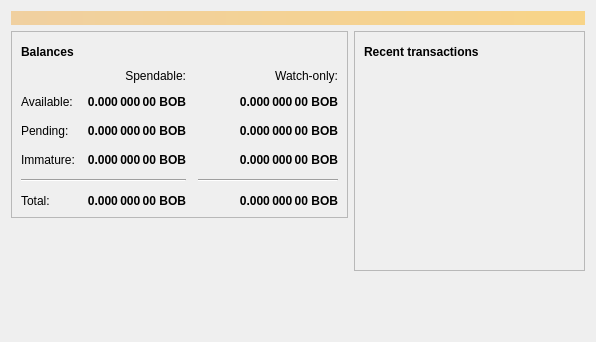
<?xml version="1.0" encoding="UTF-8"?>
<ui version="4.0">
 <class>OverviewPage</class>
 <widget class="QWidget" name="OverviewPage">
  <property name="geometry">
   <rect>
    <x>0</x>
    <y>0</y>
    <width>596</width>
    <height>342</height>
   </rect>
  </property>
  <property name="windowTitle">
   <string>Form</string>
  </property>
  <layout class="QVBoxLayout" name="topLayout">
   <item>
    <widget class="QLabel" name="labelAlerts">
     <property name="visible">
      <bool>false</bool>
     </property>
     <property name="styleSheet">
      <string notr="true">QLabel { background-color: qlineargradient(x1: 0, y1: 0, x2: 1, y2: 0, stop:0 #F0D0A0, stop:1 #F8D488); color:#000000; }</string>
     </property>
     <property name="wordWrap">
      <bool>true</bool>
     </property>
     <property name="margin">
      <number>3</number>
     </property>
     <property name="textInteractionFlags">
      <set>Qt::TextSelectableByMouse</set>
     </property>
    </widget>
   </item>
   <item>
    <layout class="QHBoxLayout" name="horizontalLayout" stretch="1,1">
     <item>
      <layout class="QVBoxLayout" name="verticalLayout_2">
       <item>
        <widget class="QFrame" name="frame">
         <property name="frameShape">
          <enum>QFrame::StyledPanel</enum>
         </property>
         <property name="frameShadow">
          <enum>QFrame::Raised</enum>
         </property>
         <layout class="QVBoxLayout" name="verticalLayout_4">
          <item>
           <layout class="QHBoxLayout" name="horizontalLayout_4">
            <item>
             <widget class="QLabel" name="label_5">
              <property name="font">
               <font>
                <weight>75</weight>
                <bold>true</bold>
               </font>
              </property>
              <property name="text">
               <string>Balances</string>
              </property>
             </widget>
            </item>
            <item>
             <widget class="QPushButton" name="labelWalletStatus">
              <property name="enabled">
               <bool>true</bool>
              </property>
              <property name="maximumSize">
               <size>
                <width>30</width>
                <height>16777215</height>
               </size>
              </property>
              <property name="toolTip">
               <string>The displayed information may be out of date. Your wallet automatically synchronizes with the Bobcoin network after a connection is established, but this process has not completed yet.</string>
              </property>
              <property name="text">
               <string/>
              </property>
              <property name="icon">
               <iconset resource="../bitcoin.qrc">
                <normaloff>:/icons/warning</normaloff>
                <disabledoff>:/icons/warning</disabledoff>:/icons/warning</iconset>
              </property>
              <property name="iconSize">
               <size>
                <width>24</width>
                <height>24</height>
               </size>
              </property>
              <property name="flat">
               <bool>true</bool>
              </property>
             </widget>
            </item>
            <item>
             <spacer name="horizontalSpacer_3">
              <property name="orientation">
               <enum>Qt::Horizontal</enum>
              </property>
              <property name="sizeHint" stdset="0">
               <size>
                <width>40</width>
                <height>20</height>
               </size>
              </property>
             </spacer>
            </item>
           </layout>
          </item>
          <item>
           <layout class="QGridLayout" name="gridLayout">
            <property name="spacing">
             <number>12</number>
            </property>
            <item row="2" column="2">
             <widget class="QLabel" name="labelWatchPending">
              <property name="font">
               <font>
                <weight>75</weight>
                <bold>true</bold>
               </font>
              </property>
              <property name="cursor">
               <cursorShape>IBeamCursor</cursorShape>
              </property>
              <property name="toolTip">
               <string>Unconfirmed transactions to watch-only addresses</string>
              </property>
              <property name="text">
               <string notr="true">0.000 000 00 BOB</string>
              </property>
              <property name="alignment">
               <set>Qt::AlignRight|Qt::AlignTrailing|Qt::AlignVCenter</set>
              </property>
              <property name="textInteractionFlags">
               <set>Qt::LinksAccessibleByMouse|Qt::TextSelectableByKeyboard|Qt::TextSelectableByMouse</set>
              </property>
             </widget>
            </item>
            <item row="2" column="1">
             <widget class="QLabel" name="labelUnconfirmed">
              <property name="font">
               <font>
                <weight>75</weight>
                <bold>true</bold>
               </font>
              </property>
              <property name="cursor">
               <cursorShape>IBeamCursor</cursorShape>
              </property>
              <property name="toolTip">
               <string>Total of transactions that have yet to be confirmed, and do not yet count toward the spendable balance</string>
              </property>
              <property name="text">
               <string notr="true">0.000 000 00 BOB</string>
              </property>
              <property name="alignment">
               <set>Qt::AlignRight|Qt::AlignTrailing|Qt::AlignVCenter</set>
              </property>
              <property name="textInteractionFlags">
               <set>Qt::LinksAccessibleByMouse|Qt::TextSelectableByKeyboard|Qt::TextSelectableByMouse</set>
              </property>
             </widget>
            </item>
            <item row="3" column="2">
             <widget class="QLabel" name="labelWatchImmature">
              <property name="font">
               <font>
                <weight>75</weight>
                <bold>true</bold>
               </font>
              </property>
              <property name="cursor">
               <cursorShape>IBeamCursor</cursorShape>
              </property>
              <property name="toolTip">
               <string>Mined balance in watch-only addresses that has not yet matured</string>
              </property>
              <property name="text">
               <string notr="true">0.000 000 00 BOB</string>
              </property>
              <property name="alignment">
               <set>Qt::AlignRight|Qt::AlignTrailing|Qt::AlignVCenter</set>
              </property>
              <property name="textInteractionFlags">
               <set>Qt::LinksAccessibleByMouse|Qt::TextSelectableByKeyboard|Qt::TextSelectableByMouse</set>
              </property>
             </widget>
            </item>
            <item row="4" column="0" colspan="2">
             <widget class="Line" name="line">
              <property name="orientation">
               <enum>Qt::Horizontal</enum>
              </property>
             </widget>
            </item>
            <item row="4" column="2">
             <widget class="Line" name="lineWatchBalance">
              <property name="sizePolicy">
               <sizepolicy hsizetype="Preferred" vsizetype="Fixed">
                <horstretch>0</horstretch>
                <verstretch>0</verstretch>
               </sizepolicy>
              </property>
              <property name="minimumSize">
               <size>
                <width>140</width>
                <height>0</height>
               </size>
              </property>
              <property name="orientation">
               <enum>Qt::Horizontal</enum>
              </property>
             </widget>
            </item>
            <item row="5" column="0">
             <widget class="QLabel" name="labelTotalText">
              <property name="text">
               <string>Total:</string>
              </property>
             </widget>
            </item>
            <item row="3" column="1">
             <widget class="QLabel" name="labelImmature">
              <property name="font">
               <font>
                <weight>75</weight>
                <bold>true</bold>
               </font>
              </property>
              <property name="cursor">
               <cursorShape>IBeamCursor</cursorShape>
              </property>
              <property name="toolTip">
               <string>Mined balance that has not yet matured</string>
              </property>
              <property name="text">
               <string notr="true">0.000 000 00 BOB</string>
              </property>
              <property name="alignment">
               <set>Qt::AlignRight|Qt::AlignTrailing|Qt::AlignVCenter</set>
              </property>
              <property name="textInteractionFlags">
               <set>Qt::LinksAccessibleByMouse|Qt::TextSelectableByKeyboard|Qt::TextSelectableByMouse</set>
              </property>
             </widget>
            </item>
            <item row="2" column="3">
             <spacer name="horizontalSpacer_2">
              <property name="orientation">
               <enum>Qt::Horizontal</enum>
              </property>
              <property name="sizeHint" stdset="0">
               <size>
                <width>40</width>
                <height>20</height>
               </size>
              </property>
             </spacer>
            </item>
            <item row="3" column="0">
             <widget class="QLabel" name="labelImmatureText">
              <property name="text">
               <string>Immature:</string>
              </property>
             </widget>
            </item>
            <item row="5" column="1">
             <widget class="QLabel" name="labelTotal">
              <property name="font">
               <font>
                <weight>75</weight>
                <bold>true</bold>
               </font>
              </property>
              <property name="cursor">
               <cursorShape>IBeamCursor</cursorShape>
              </property>
              <property name="toolTip">
               <string>Your current total balance</string>
              </property>
              <property name="text">
               <string notr="true">0.000 000 00 BOB</string>
              </property>
              <property name="alignment">
               <set>Qt::AlignRight|Qt::AlignTrailing|Qt::AlignVCenter</set>
              </property>
              <property name="textInteractionFlags">
               <set>Qt::LinksAccessibleByMouse|Qt::TextSelectableByKeyboard|Qt::TextSelectableByMouse</set>
              </property>
             </widget>
            </item>
            <item row="5" column="2">
             <widget class="QLabel" name="labelWatchTotal">
              <property name="font">
               <font>
                <weight>75</weight>
                <bold>true</bold>
               </font>
              </property>
              <property name="cursor">
               <cursorShape>IBeamCursor</cursorShape>
              </property>
              <property name="toolTip">
               <string>Current total balance in watch-only addresses</string>
              </property>
              <property name="text">
               <string notr="true">0.000 000 00 BOB</string>
              </property>
              <property name="alignment">
               <set>Qt::AlignRight|Qt::AlignTrailing|Qt::AlignVCenter</set>
              </property>
              <property name="textInteractionFlags">
               <set>Qt::LinksAccessibleByMouse|Qt::TextSelectableByKeyboard|Qt::TextSelectableByMouse</set>
              </property>
             </widget>
            </item>
            <item row="0" column="2">
             <widget class="QLabel" name="labelWatchonly">
              <property name="text">
               <string>Watch-only:</string>
              </property>
              <property name="alignment">
               <set>Qt::AlignRight|Qt::AlignTrailing|Qt::AlignVCenter</set>
              </property>
             </widget>
            </item>
            <item row="1" column="0">
             <widget class="QLabel" name="labelBalanceText">
              <property name="text">
               <string>Available:</string>
              </property>
             </widget>
            </item>
            <item row="1" column="1">
             <widget class="QLabel" name="labelBalance">
              <property name="font">
               <font>
                <weight>75</weight>
                <bold>true</bold>
               </font>
              </property>
              <property name="cursor">
               <cursorShape>IBeamCursor</cursorShape>
              </property>
              <property name="toolTip">
               <string>Your current spendable balance</string>
              </property>
              <property name="text">
               <string notr="true">0.000 000 00 BOB</string>
              </property>
              <property name="alignment">
               <set>Qt::AlignRight|Qt::AlignTrailing|Qt::AlignVCenter</set>
              </property>
              <property name="textInteractionFlags">
               <set>Qt::LinksAccessibleByMouse|Qt::TextSelectableByKeyboard|Qt::TextSelectableByMouse</set>
              </property>
             </widget>
            </item>
            <item row="1" column="2">
             <widget class="QLabel" name="labelWatchAvailable">
              <property name="font">
               <font>
                <weight>75</weight>
                <bold>true</bold>
               </font>
              </property>
              <property name="cursor">
               <cursorShape>IBeamCursor</cursorShape>
              </property>
              <property name="toolTip">
               <string>Your current balance in watch-only addresses</string>
              </property>
              <property name="text">
               <string notr="true">0.000 000 00 BOB</string>
              </property>
              <property name="alignment">
               <set>Qt::AlignRight|Qt::AlignTrailing|Qt::AlignVCenter</set>
              </property>
              <property name="textInteractionFlags">
               <set>Qt::LinksAccessibleByMouse|Qt::TextSelectableByKeyboard|Qt::TextSelectableByMouse</set>
              </property>
             </widget>
            </item>
            <item row="2" column="0">
             <widget class="QLabel" name="labelPendingText">
              <property name="text">
               <string>Pending:</string>
              </property>
             </widget>
            </item>
            <item row="0" column="1">
             <widget class="QLabel" name="labelSpendable">
              <property name="text">
               <string>Spendable:</string>
              </property>
              <property name="alignment">
               <set>Qt::AlignRight|Qt::AlignTrailing|Qt::AlignVCenter</set>
              </property>
             </widget>
            </item>
           </layout>
          </item>
         </layout>
        </widget>
       </item>
       <item>
        <spacer name="verticalSpacer">
         <property name="orientation">
          <enum>Qt::Vertical</enum>
         </property>
         <property name="sizeHint" stdset="0">
          <size>
           <width>20</width>
           <height>40</height>
          </size>
         </property>
        </spacer>
       </item>
      </layout>
     </item>
     <item>
      <layout class="QVBoxLayout" name="verticalLayout_3">
       <item>
        <widget class="QFrame" name="frame_2">
         <property name="frameShape">
          <enum>QFrame::StyledPanel</enum>
         </property>
         <property name="frameShadow">
          <enum>QFrame::Raised</enum>
         </property>
         <layout class="QVBoxLayout" name="verticalLayout">
          <item>
           <layout class="QHBoxLayout" name="horizontalLayout_2">
            <item>
             <widget class="QLabel" name="label_4">
              <property name="font">
               <font>
                <weight>75</weight>
                <bold>true</bold>
               </font>
              </property>
              <property name="text">
               <string>Recent transactions</string>
              </property>
             </widget>
            </item>
            <item>
             <widget class="QPushButton" name="labelTransactionsStatus">
              <property name="enabled">
               <bool>true</bool>
              </property>
              <property name="maximumSize">
               <size>
                <width>30</width>
                <height>16777215</height>
               </size>
              </property>
              <property name="toolTip">
               <string>The displayed information may be out of date. Your wallet automatically synchronizes with the Bobcoin network after a connection is established, but this process has not completed yet.</string>
              </property>
              <property name="text">
               <string/>
              </property>
              <property name="icon">
               <iconset resource="../bitcoin.qrc">
                <normaloff>:/icons/warning</normaloff>
                <disabledoff>:/icons/warning</disabledoff>:/icons/warning</iconset>
              </property>
              <property name="iconSize">
               <size>
                <width>24</width>
                <height>24</height>
               </size>
              </property>
              <property name="flat">
               <bool>true</bool>
              </property>
             </widget>
            </item>
            <item>
             <spacer name="horizontalSpacer">
              <property name="orientation">
               <enum>Qt::Horizontal</enum>
              </property>
              <property name="sizeHint" stdset="0">
               <size>
                <width>40</width>
                <height>20</height>
               </size>
              </property>
             </spacer>
            </item>
           </layout>
          </item>
          <item>
           <widget class="QListView" name="listTransactions">
            <property name="styleSheet">
             <string notr="true">QListView { background: transparent; }</string>
            </property>
            <property name="frameShape">
             <enum>QFrame::NoFrame</enum>
            </property>
            <property name="verticalScrollBarPolicy">
             <enum>Qt::ScrollBarAlwaysOff</enum>
            </property>
            <property name="horizontalScrollBarPolicy">
             <enum>Qt::ScrollBarAlwaysOff</enum>
            </property>
            <property name="selectionMode">
             <enum>QAbstractItemView::NoSelection</enum>
            </property>
           </widget>
          </item>
         </layout>
        </widget>
       </item>
       <item>
        <spacer name="verticalSpacer_2">
         <property name="orientation">
          <enum>Qt::Vertical</enum>
         </property>
         <property name="sizeHint" stdset="0">
          <size>
           <width>20</width>
           <height>40</height>
          </size>
         </property>
        </spacer>
       </item>
      </layout>
     </item>
    </layout>
   </item>
  </layout>
 </widget>
 <resources/>
 <connections/>
</ui>
